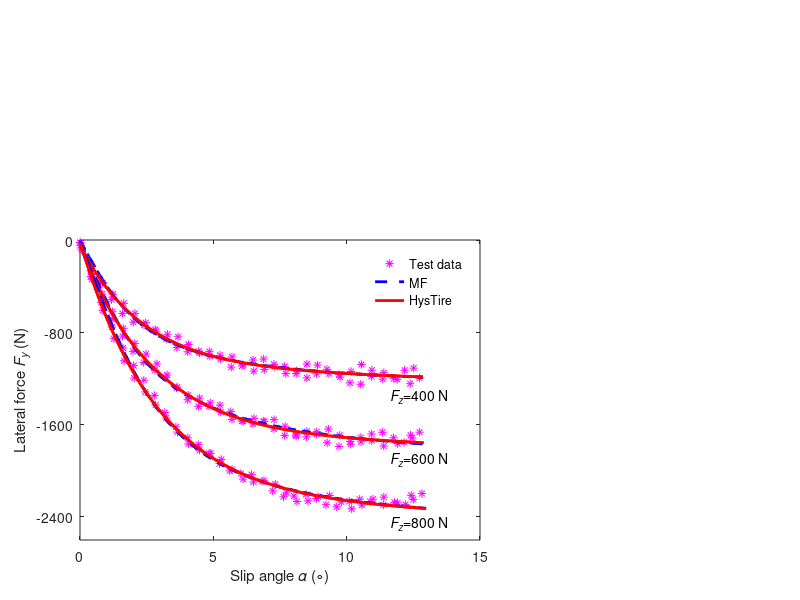

The MATLAB source for this figure: (Note: this script raises an error after producing the figure.)
clear;
clc;
load('tireA_testdata.mat');

s_test1=SA_400; 
B= -0.348;               
C= 0.941;
D= -3.222;
E= 0.489;
p= 0.017;          
q= 1.429;
r= 1.326;
w= 2.391;
Fy_exp400=-400*(p*s_test1+q+r*(1-2*exp(-s_test1/w)));
Fy_MF400 =-400*D*sin(C*atan((B*s_test1-E*(B*s_test1 - atan(B*s_test1)))));

s_test1=SA_600; 
p= 0.009;          
q= 1.448;
r= 1.387;
w= 2.749;
Fy_exp600=-600*(p*s_test1+q+r*(1-2*exp(-s_test1/w)));
B= 0.35;               
C= 0.754;
D= 3.539;
E= 0.274;
Fy_MF600 =-600*D*sin(C*atan((B*s_test1-E*(B*s_test1 - atan(B*s_test1)))));

s_test1=SA_800; 
B= 0.277;               
C= 0.934;
D= 3.123;
E= 0.115;
p= 0.01;          
q= 1.409;
r= 1.401;
w= 2.887;
Fy_exp800=-800*(p*s_test1+q+r*(1-2*exp(-s_test1/w)));
Fy_MF800= -800*D*sin(C*atan((B*s_test1-E*(B*s_test1 - atan(B*s_test1)))));

axes('position',[0.1,0.1,0.5,0.5]); 
h1=plot(SA_400(1:10:632),Fy_400(1:10:632),'m*','LineWidth',0.5);
hold on;
plot(SA_600(1:10:632),Fy_600(1:10:632),'m*','LineWidth',0.5);
hold on;
plot(SA_800(1:10:630),Fy_800(1:10:630),'m*','LineWidth',0.5);
hold on;
h2=plot(SA_600,Fy_MF600,'--b','LineWidth',2);
hold on;
h3=plot(SA_600,Fy_exp600,'r','LineWidth',2);
hold on;
h2=plot(SA_400,Fy_MF400,'--b','LineWidth',2);
hold on;
h3=plot(SA_400,Fy_exp400,'r','LineWidth',2);
hold on;
h2=plot(SA_800,Fy_MF800,'--b','LineWidth',2);
hold on;
h3=plot(SA_800,Fy_exp800,'r','LineWidth',2);


legend([h1 h2 h3],'Test data','MF','HysTire','location','northeast','box','off');
xlabel('Slip angle{\it \alpha} (\circ)');
ylabel('Lateral force{\it F_y} (N)');
set(gca,'XTick',[0:5:15]);
set(gca,'YTick',[-2400:800:5]);

text(11.5,-1350,'{\it F_z}=400 N');%文字说明
text(11.5,-1900,'{\it F_z}=600 N');%文字说明
text(11.5,-2450,'{\it F_z}=800 N');%文字说明

 axis([0 15 -2600 5]);
 
exp_error_a = Fy_400 - Fy_exp400;
exp_mse_a = mse(exp_error_a);

MF_error_a = Fy_400 - Fy_MF400;
MF_mse_a = mse(MF_error_a);

exp_error_b = Fy_600 - Fy_exp600;
exp_mse_b = mse(exp_error_b);
MF_error_b = Fy_600 - Fy_MF600;
MF_mse_b = mse(MF_error_b);

exp_error_c =Fy_800 - Fy_exp800;
exp_mse_c = mse(exp_error_c);
MF_error_c = Fy_800 - Fy_MF800;
MF_mse_c = mse(MF_error_c);
